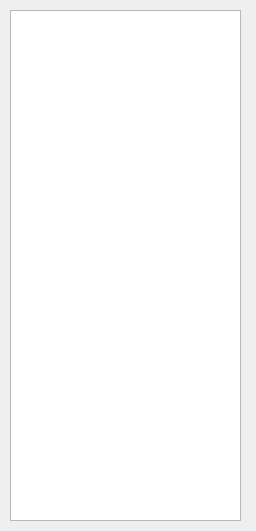
<?xml version="1.0" encoding="UTF-8"?>
<ui version="4.0">
 <class>Formlist</class>
 <widget class="QWidget" name="Formlist">
  <property name="geometry">
   <rect>
    <x>0</x>
    <y>0</y>
    <width>256</width>
    <height>531</height>
   </rect>
  </property>
  <property name="windowTitle">
   <string>Form</string>
  </property>
  <widget class="QListWidget" name="listWidget">
   <property name="geometry">
    <rect>
     <x>10</x>
     <y>10</y>
     <width>231</width>
     <height>511</height>
    </rect>
   </property>
  </widget>
 </widget>
 <resources/>
 <connections/>
</ui>
